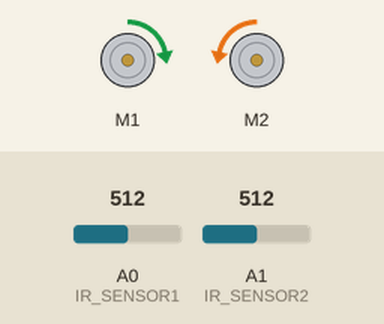
This sketch was run on a simulated Arduino Uno, built with avr-gcc and run on an emulated ATmega328P. Parts: 2 × DC motor (green arrow = forward, orange = backward, longer = faster). Inputs (shaded band) come from the test bench; at power-on: A1 (IR_SENSOR2) = 512, A0 (IR_SENSOR1) = 512. What the sketch prints to the serial monitor is not drawn.

Above: at 1.2 s.
1.3 s: A1 (IR_SENSOR2) set to 106
4.3 s: A1 (IR_SENSOR2) set to 95
Timing chart, 0 to 7.3 s (numbered marks = the images above; inputs shaded):
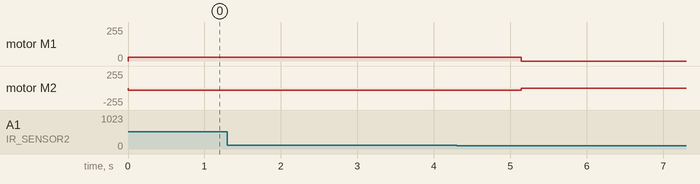

Measured:
- after the input at 1.3 s, every drawn part: stays the same

The sketch:

TwoSensorCalibration.ino
```cpp
#include <Wire.h>
#include <Adafruit_MotorShield.h>
#include <String.h>

// Create the motor shield object with the default I2C address
Adafruit_MotorShield AFMS = Adafruit_MotorShield();

// Select which 'port' M1, M2, M3 or M4. In this case, M1
Adafruit_DCMotor *motorLeft = AFMS.getMotor(1);
Adafruit_DCMotor *motorRight = AFMS.getMotor(2);
uint8_t leftSpeed = 30;
uint8_t rightSpeed = 30;
const int IR_SENSOR1 = A0; //sensor to left of tape
const int IR_SENSOR2 = A1; //sensor to right of tape
bool measuring = true;
float diff = 0.0;

void setup() {
  Serial.begin(9600);           // set up Serial library at 9600 bps
  AFMS.begin();  // create with the default frequency 1.6KHz
  Serial.print("Starting");
}

void loop() {
  // Run Calibration routine only once.
  if (measuring) {
    motorLeft->run(FORWARD);
    motorRight->run(BACKWARD);

    // Define constants that should probably just be global variables
    const int steps = 100;
    const int delayTime = 20;
    motorLeft->setSpeed(30);
    motorRight->setSpeed(30);

    // Take measurements
    for (int i = 0; i < steps; i++) {
      int sensor1 = analogRead(IR_SENSOR1);
      int sensor2 = analogRead(IR_SENSOR2);
      Serial.print("sensor1 reading is: ");
      Serial.println(sensor1);
      Serial.print("sensor2 reading is: ");
      Serial.println(sensor2);
      diff += sensor1 - sensor2;
      delay(delayTime);
    }
    // Find Average
    diff /= steps;

    // Stop Motors
    motorLeft->setSpeed(0);
    motorRight->setSpeed(0);

    //"Turn off" loop
    measuring = false;
    Serial.print("Average Difference is: ");
    Serial.println(diff);
  }

}
```
